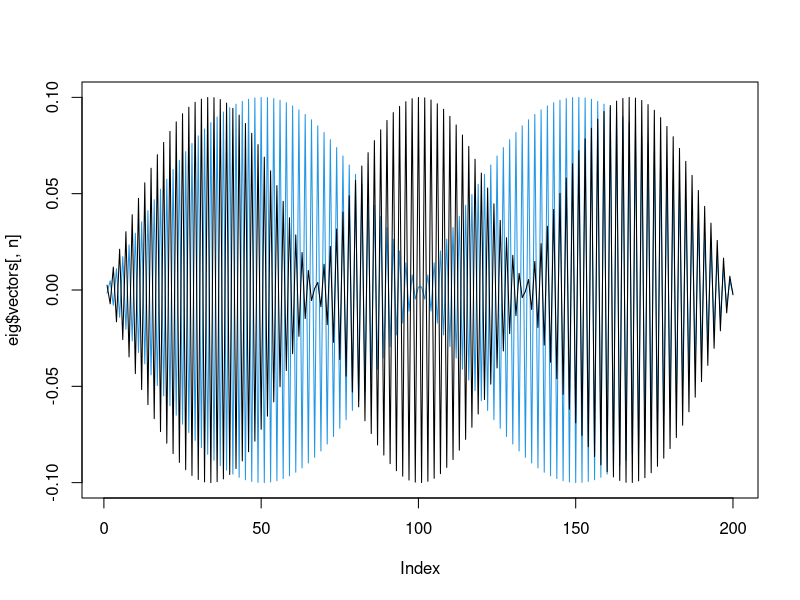

R code for this plot:
#' This script shows that the eigenvectors of a Toeplitz matrix have a Fourier basis structure under t-distribution
#' assumptions, as described in A. Meucci, "Risk and Asset Allocation", Springer, 2005,  Chapter 3.
#'
#' @references
#' A. Meucci - "Exercises in Advanced Risk and Portfolio Management" \url{http://symmys.com/node/170}.
#' See Meucci's script for "S_Toeplitz.R"
#'
#' @author Xavier Valls \email{flamejat@@gmail.com}


###############################################################################################################
### Inputs

N = 200; # dimension of the matrix
Decay = 0.9; # decay factor

###############################################################################################################
T = diag( 1, N);
for( n in 1 : (N - 1) )
{

    T = T + Decay^n * ( cbind(  matrix( 0, N, N -( N-n ) ), diag( 1, N , N-n) ) +
      cbind( rbind( matrix(0, N-(N-n), N-n ), diag( 1, N-n)), matrix(0, N, N-(N-n) ) )) ;


}
eig = eigen( T );

###############################################################################################################

#R sorts the eigen vectors, so the results aren't going to be exactly the same as in MATLAB

dev.new();
plot( eig$vectors[ , n ], type = "l", col = runif(1)*100 );
lines( eig$vectors[ , n-1 ], type = "l", col = runif(1)*100 );
